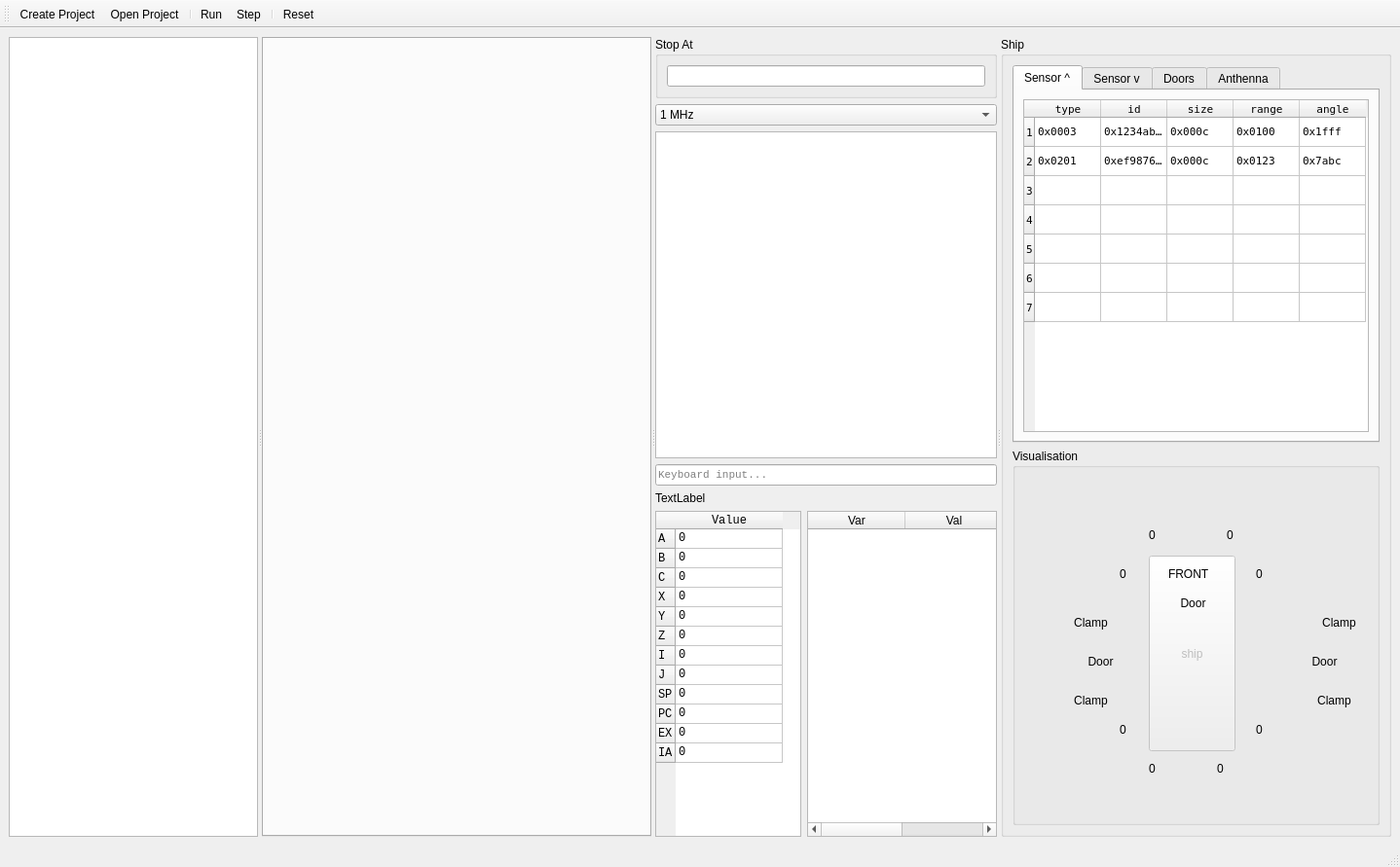
<?xml version="1.0" encoding="UTF-8"?>
<ui version="4.0">
 <class>MainWindow</class>
 <widget class="QMainWindow" name="MainWindow">
  <property name="geometry">
   <rect>
    <x>0</x>
    <y>0</y>
    <width>1438</width>
    <height>891</height>
   </rect>
  </property>
  <property name="windowTitle">
   <string>CodeSpace DevKit 1.0</string>
  </property>
  <widget class="QWidget" name="centralwidget">
   <layout class="QHBoxLayout" name="horizontalLayout">
    <item>
     <widget class="QSplitter" name="splitter">
      <property name="orientation">
       <enum>Qt::Horizontal</enum>
      </property>
      <widget class="QTreeView" name="project_view">
       <property name="sizePolicy">
        <sizepolicy hsizetype="Minimum" vsizetype="Expanding">
         <horstretch>0</horstretch>
         <verstretch>0</verstretch>
        </sizepolicy>
       </property>
       <property name="editTriggers">
        <set>QAbstractItemView::NoEditTriggers</set>
       </property>
       <property name="showDropIndicator" stdset="0">
        <bool>false</bool>
       </property>
       <property name="alternatingRowColors">
        <bool>false</bool>
       </property>
      </widget>
      <widget class="QTabWidget" name="editor_tabs">
       <property name="sizePolicy">
        <sizepolicy hsizetype="Expanding" vsizetype="Expanding">
         <horstretch>0</horstretch>
         <verstretch>0</verstretch>
        </sizepolicy>
       </property>
       <property name="minimumSize">
        <size>
         <width>400</width>
         <height>0</height>
        </size>
       </property>
       <property name="currentIndex">
        <number>-1</number>
       </property>
       <property name="tabsClosable">
        <bool>true</bool>
       </property>
      </widget>
      <widget class="QWidget" name="layoutWidget">
       <layout class="QVBoxLayout" name="verticalLayout">
        <item>
         <widget class="QGroupBox" name="horizontalGroupBox">
          <property name="title">
           <string>Stop At</string>
          </property>
          <layout class="QHBoxLayout" name="horizontalLayout_9">
           <item>
            <widget class="QLineEdit" name="stop_at"/>
           </item>
          </layout>
         </widget>
        </item>
        <item>
         <widget class="QComboBox" name="speed">
          <property name="currentIndex">
           <number>3</number>
          </property>
          <item>
           <property name="text">
            <string>1 kHz</string>
           </property>
          </item>
          <item>
           <property name="text">
            <string>10 kHz</string>
           </property>
          </item>
          <item>
           <property name="text">
            <string>100 kHz</string>
           </property>
          </item>
          <item>
           <property name="text">
            <string>1 MHz</string>
           </property>
          </item>
          <item>
           <property name="text">
            <string>10 MHz</string>
           </property>
          </item>
          <item>
           <property name="text">
            <string>100 MHz</string>
           </property>
          </item>
         </widget>
        </item>
        <item>
         <widget class="QGraphicsView" name="display"/>
        </item>
        <item>
         <widget class="QLineEdit" name="keyboard">
          <property name="font">
           <font>
            <family>Monospace</family>
            <pointsize>8</pointsize>
           </font>
          </property>
          <property name="placeholderText">
           <string>Keyboard input...</string>
          </property>
         </widget>
        </item>
        <item>
         <widget class="QLabel" name="keyboard_buffer">
          <property name="text">
           <string>TextLabel</string>
          </property>
          <property name="wordWrap">
           <bool>true</bool>
          </property>
         </widget>
        </item>
        <item>
         <layout class="QHBoxLayout" name="horizontalLayout_8">
          <item>
           <widget class="QTableWidget" name="registers">
            <property name="sizePolicy">
             <sizepolicy hsizetype="Minimum" vsizetype="Expanding">
              <horstretch>0</horstretch>
              <verstretch>0</verstretch>
             </sizepolicy>
            </property>
            <property name="minimumSize">
             <size>
              <width>0</width>
              <height>0</height>
             </size>
            </property>
            <property name="maximumSize">
             <size>
              <width>150</width>
              <height>16777215</height>
             </size>
            </property>
            <property name="font">
             <font>
              <family>Monospace</family>
              <pointsize>9</pointsize>
             </font>
            </property>
            <attribute name="horizontalHeaderMinimumSectionSize">
             <number>46</number>
            </attribute>
            <attribute name="horizontalHeaderDefaultSectionSize">
             <number>110</number>
            </attribute>
            <attribute name="verticalHeaderDefaultSectionSize">
             <number>20</number>
            </attribute>
            <row>
             <property name="text">
              <string>A</string>
             </property>
            </row>
            <row>
             <property name="text">
              <string>B</string>
             </property>
            </row>
            <row>
             <property name="text">
              <string>C</string>
             </property>
            </row>
            <row>
             <property name="text">
              <string>X</string>
             </property>
            </row>
            <row>
             <property name="text">
              <string>Y</string>
             </property>
            </row>
            <row>
             <property name="text">
              <string>Z</string>
             </property>
            </row>
            <row>
             <property name="text">
              <string>I</string>
             </property>
            </row>
            <row>
             <property name="text">
              <string>J</string>
             </property>
            </row>
            <row>
             <property name="text">
              <string>SP</string>
             </property>
            </row>
            <row>
             <property name="text">
              <string>PC</string>
             </property>
            </row>
            <row>
             <property name="text">
              <string>EX</string>
             </property>
            </row>
            <row>
             <property name="text">
              <string>IA</string>
             </property>
            </row>
            <column>
             <property name="text">
              <string>Value</string>
             </property>
            </column>
            <item row="0" column="0">
             <property name="text">
              <string>0</string>
             </property>
            </item>
            <item row="1" column="0">
             <property name="text">
              <string>0</string>
             </property>
            </item>
            <item row="2" column="0">
             <property name="text">
              <string>0</string>
             </property>
            </item>
            <item row="3" column="0">
             <property name="text">
              <string>0</string>
             </property>
            </item>
            <item row="4" column="0">
             <property name="text">
              <string>0</string>
             </property>
            </item>
            <item row="5" column="0">
             <property name="text">
              <string>0</string>
             </property>
            </item>
            <item row="6" column="0">
             <property name="text">
              <string>0</string>
             </property>
            </item>
            <item row="7" column="0">
             <property name="text">
              <string>0</string>
             </property>
            </item>
            <item row="8" column="0">
             <property name="text">
              <string>0</string>
             </property>
            </item>
            <item row="9" column="0">
             <property name="text">
              <string>0</string>
             </property>
            </item>
            <item row="10" column="0">
             <property name="text">
              <string>0</string>
             </property>
            </item>
            <item row="11" column="0">
             <property name="text">
              <string>0</string>
             </property>
            </item>
           </widget>
          </item>
          <item>
           <widget class="QTableWidget" name="variables">
            <property name="sizePolicy">
             <sizepolicy hsizetype="Maximum" vsizetype="Expanding">
              <horstretch>0</horstretch>
              <verstretch>0</verstretch>
             </sizepolicy>
            </property>
            <property name="maximumSize">
             <size>
              <width>5000</width>
              <height>16777215</height>
             </size>
            </property>
            <column>
             <property name="text">
              <string>Var</string>
             </property>
            </column>
            <column>
             <property name="text">
              <string>Val</string>
             </property>
            </column>
           </widget>
          </item>
         </layout>
        </item>
       </layout>
      </widget>
      <widget class="QGroupBox" name="groupBox_2">
       <property name="sizePolicy">
        <sizepolicy hsizetype="Fixed" vsizetype="Preferred">
         <horstretch>0</horstretch>
         <verstretch>0</verstretch>
        </sizepolicy>
       </property>
       <property name="title">
        <string>Ship</string>
       </property>
       <layout class="QVBoxLayout" name="verticalLayout_4">
        <item>
         <widget class="QTabWidget" name="tabWidget">
          <property name="enabled">
           <bool>true</bool>
          </property>
          <property name="sizePolicy">
           <sizepolicy hsizetype="Expanding" vsizetype="Minimum">
            <horstretch>0</horstretch>
            <verstretch>0</verstretch>
           </sizepolicy>
          </property>
          <property name="currentIndex">
           <number>0</number>
          </property>
          <widget class="QWidget" name="tab">
           <attribute name="title">
            <string>Sensor ^</string>
           </attribute>
           <layout class="QHBoxLayout" name="horizontalLayout_2">
            <item>
             <widget class="QTableWidget" name="contacts">
              <property name="sizePolicy">
               <sizepolicy hsizetype="Expanding" vsizetype="Expanding">
                <horstretch>0</horstretch>
                <verstretch>0</verstretch>
               </sizepolicy>
              </property>
              <property name="font">
               <font>
                <family>DejaVu Sans Mono</family>
                <pointsize>8</pointsize>
               </font>
              </property>
              <attribute name="horizontalHeaderCascadingSectionResizes">
               <bool>false</bool>
              </attribute>
              <attribute name="horizontalHeaderDefaultSectionSize">
               <number>68</number>
              </attribute>
              <row>
               <property name="text">
                <string>1</string>
               </property>
              </row>
              <row>
               <property name="text">
                <string>2</string>
               </property>
              </row>
              <row>
               <property name="text">
                <string>3</string>
               </property>
              </row>
              <row>
               <property name="text">
                <string>4</string>
               </property>
              </row>
              <row>
               <property name="text">
                <string>5</string>
               </property>
              </row>
              <row>
               <property name="text">
                <string>6</string>
               </property>
              </row>
              <row>
               <property name="text">
                <string>7</string>
               </property>
              </row>
              <column>
               <property name="text">
                <string>type</string>
               </property>
              </column>
              <column>
               <property name="text">
                <string>id</string>
               </property>
              </column>
              <column>
               <property name="text">
                <string>size</string>
               </property>
              </column>
              <column>
               <property name="text">
                <string>range</string>
               </property>
              </column>
              <column>
               <property name="text">
                <string>angle</string>
               </property>
              </column>
              <item row="0" column="0">
               <property name="text">
                <string>0x0003</string>
               </property>
              </item>
              <item row="0" column="1">
               <property name="text">
                <string>0x1234abcd</string>
               </property>
              </item>
              <item row="0" column="2">
               <property name="text">
                <string>0x000c</string>
               </property>
              </item>
              <item row="0" column="3">
               <property name="text">
                <string>0x0100</string>
               </property>
              </item>
              <item row="0" column="4">
               <property name="text">
                <string>0x1fff</string>
               </property>
              </item>
              <item row="1" column="0">
               <property name="text">
                <string>0x0201</string>
               </property>
              </item>
              <item row="1" column="1">
               <property name="text">
                <string>0xef987654</string>
               </property>
              </item>
              <item row="1" column="2">
               <property name="text">
                <string>0x000c</string>
               </property>
              </item>
              <item row="1" column="3">
               <property name="text">
                <string>0x0123</string>
               </property>
              </item>
              <item row="1" column="4">
               <property name="text">
                <string>0x7abc</string>
               </property>
              </item>
             </widget>
            </item>
           </layout>
          </widget>
          <widget class="QWidget" name="tab_2">
           <attribute name="title">
            <string>Sensor v</string>
           </attribute>
           <layout class="QHBoxLayout" name="horizontalLayout_3">
            <item>
             <widget class="QTableWidget" name="contacts_2">
              <property name="sizePolicy">
               <sizepolicy hsizetype="Expanding" vsizetype="Expanding">
                <horstretch>0</horstretch>
                <verstretch>0</verstretch>
               </sizepolicy>
              </property>
              <property name="font">
               <font>
                <family>DejaVu Sans Mono</family>
                <pointsize>8</pointsize>
               </font>
              </property>
              <attribute name="horizontalHeaderCascadingSectionResizes">
               <bool>false</bool>
              </attribute>
              <attribute name="horizontalHeaderDefaultSectionSize">
               <number>68</number>
              </attribute>
              <row>
               <property name="text">
                <string>1</string>
               </property>
              </row>
              <row>
               <property name="text">
                <string>2</string>
               </property>
              </row>
              <row>
               <property name="text">
                <string>3</string>
               </property>
              </row>
              <row>
               <property name="text">
                <string>4</string>
               </property>
              </row>
              <row>
               <property name="text">
                <string>5</string>
               </property>
              </row>
              <row>
               <property name="text">
                <string>6</string>
               </property>
              </row>
              <row>
               <property name="text">
                <string>7</string>
               </property>
              </row>
              <column>
               <property name="text">
                <string>type</string>
               </property>
              </column>
              <column>
               <property name="text">
                <string>id</string>
               </property>
              </column>
              <column>
               <property name="text">
                <string>size</string>
               </property>
              </column>
              <column>
               <property name="text">
                <string>range</string>
               </property>
              </column>
              <column>
               <property name="text">
                <string>angle</string>
               </property>
              </column>
              <item row="0" column="0">
               <property name="text">
                <string>0x0901</string>
               </property>
              </item>
              <item row="0" column="1">
               <property name="text">
                <string>0x9292abab</string>
               </property>
              </item>
              <item row="0" column="2">
               <property name="text">
                <string>0x001b</string>
               </property>
              </item>
              <item row="0" column="3">
               <property name="text">
                <string>0xbd1c</string>
               </property>
              </item>
              <item row="0" column="4">
               <property name="text">
                <string>0xffff</string>
               </property>
              </item>
              <item row="1" column="0">
               <property name="text">
                <string>0x0809</string>
               </property>
              </item>
              <item row="1" column="1">
               <property name="text">
                <string>0x87deff9a</string>
               </property>
              </item>
              <item row="1" column="2">
               <property name="text">
                <string>0x0003</string>
               </property>
              </item>
              <item row="1" column="3">
               <property name="text">
                <string>0x0fff</string>
               </property>
              </item>
              <item row="1" column="4">
               <property name="text">
                <string>0xd9c9</string>
               </property>
              </item>
             </widget>
            </item>
           </layout>
          </widget>
          <widget class="QWidget" name="tab_3">
           <property name="enabled">
            <bool>true</bool>
           </property>
           <attribute name="title">
            <string>Doors</string>
           </attribute>
           <layout class="QVBoxLayout" name="verticalLayout_2">
            <item>
             <widget class="QGroupBox" name="groupBox_3">
              <property name="title">
               <string>Cockpit door</string>
              </property>
              <layout class="QHBoxLayout" name="horizontalLayout_4">
               <item>
                <widget class="QComboBox" name="door_state_head">
                 <item>
                  <property name="text">
                   <string>Default</string>
                  </property>
                 </item>
                 <item>
                  <property name="text">
                   <string>Detected inside</string>
                  </property>
                 </item>
                 <item>
                  <property name="text">
                   <string>Detected outside</string>
                  </property>
                 </item>
                 <item>
                  <property name="text">
                   <string>Opened</string>
                  </property>
                 </item>
                </widget>
               </item>
              </layout>
             </widget>
            </item>
            <item>
             <widget class="QGroupBox" name="groupBox_4">
              <property name="title">
               <string>Left door</string>
              </property>
              <layout class="QHBoxLayout" name="horizontalLayout_5">
               <item>
                <widget class="QComboBox" name="door_state_left">
                 <item>
                  <property name="text">
                   <string>Default</string>
                  </property>
                 </item>
                 <item>
                  <property name="text">
                   <string>Detected inside</string>
                  </property>
                 </item>
                 <item>
                  <property name="text">
                   <string>Detected outside</string>
                  </property>
                 </item>
                 <item>
                  <property name="text">
                   <string>Opened</string>
                  </property>
                 </item>
                </widget>
               </item>
              </layout>
             </widget>
            </item>
            <item>
             <widget class="QGroupBox" name="groupBox_5">
              <property name="title">
               <string>Right door</string>
              </property>
              <layout class="QHBoxLayout" name="horizontalLayout_6">
               <item>
                <widget class="QComboBox" name="door_state_right">
                 <item>
                  <property name="text">
                   <string>Default</string>
                  </property>
                 </item>
                 <item>
                  <property name="text">
                   <string>Detected inside</string>
                  </property>
                 </item>
                 <item>
                  <property name="text">
                   <string>Detected outside</string>
                  </property>
                 </item>
                 <item>
                  <property name="text">
                   <string>Opened</string>
                  </property>
                 </item>
                </widget>
               </item>
              </layout>
             </widget>
            </item>
            <item>
             <spacer name="verticalSpacer">
              <property name="orientation">
               <enum>Qt::Vertical</enum>
              </property>
              <property name="sizeHint" stdset="0">
               <size>
                <width>20</width>
                <height>40</height>
               </size>
              </property>
             </spacer>
            </item>
           </layout>
          </widget>
          <widget class="QWidget" name="tab_4">
           <attribute name="title">
            <string>Anthenna</string>
           </attribute>
           <layout class="QVBoxLayout" name="verticalLayout_3">
            <item>
             <widget class="QLabel" name="label_2">
              <property name="text">
               <string>Recv buffer</string>
              </property>
             </widget>
            </item>
            <item>
             <layout class="QHBoxLayout" name="horizontalLayout_7">
              <item>
               <widget class="QLineEdit" name="recv_buffer"/>
              </item>
              <item>
               <widget class="QPushButton" name="send_msg">
                <property name="text">
                 <string>add</string>
                </property>
               </widget>
              </item>
             </layout>
            </item>
            <item>
             <widget class="QLabel" name="label_3">
              <property name="text">
               <string>Send buffer</string>
              </property>
             </widget>
            </item>
            <item>
             <widget class="QLineEdit" name="send_buffer">
              <property name="enabled">
               <bool>false</bool>
              </property>
             </widget>
            </item>
            <item>
             <spacer name="verticalSpacer_2">
              <property name="orientation">
               <enum>Qt::Vertical</enum>
              </property>
              <property name="sizeHint" stdset="0">
               <size>
                <width>20</width>
                <height>223</height>
               </size>
              </property>
             </spacer>
            </item>
           </layout>
          </widget>
         </widget>
        </item>
        <item>
         <widget class="QGroupBox" name="groupBox">
          <property name="sizePolicy">
           <sizepolicy hsizetype="Expanding" vsizetype="Preferred">
            <horstretch>0</horstretch>
            <verstretch>0</verstretch>
           </sizepolicy>
          </property>
          <property name="minimumSize">
           <size>
            <width>377</width>
            <height>0</height>
           </size>
          </property>
          <property name="maximumSize">
           <size>
            <width>16777215</width>
            <height>16777215</height>
           </size>
          </property>
          <property name="title">
           <string>Visualisation</string>
          </property>
          <widget class="QPushButton" name="shipIcon">
           <property name="enabled">
            <bool>false</bool>
           </property>
           <property name="geometry">
            <rect>
             <x>140</x>
             <y>110</y>
             <width>89</width>
             <height>201</height>
            </rect>
           </property>
           <property name="text">
            <string>ship</string>
           </property>
          </widget>
          <widget class="QLabel" name="thruster0">
           <property name="geometry">
            <rect>
             <x>140</x>
             <y>320</y>
             <width>67</width>
             <height>17</height>
            </rect>
           </property>
           <property name="text">
            <string>0</string>
           </property>
          </widget>
          <widget class="QLabel" name="thruster1">
           <property name="geometry">
            <rect>
             <x>210</x>
             <y>320</y>
             <width>67</width>
             <height>17</height>
            </rect>
           </property>
           <property name="text">
            <string>0</string>
           </property>
          </widget>
          <widget class="QLabel" name="thruster2">
           <property name="geometry">
            <rect>
             <x>140</x>
             <y>80</y>
             <width>67</width>
             <height>17</height>
            </rect>
           </property>
           <property name="text">
            <string>0</string>
           </property>
          </widget>
          <widget class="QLabel" name="thruster3">
           <property name="geometry">
            <rect>
             <x>220</x>
             <y>80</y>
             <width>67</width>
             <height>17</height>
            </rect>
           </property>
           <property name="text">
            <string>0</string>
           </property>
          </widget>
          <widget class="QLabel" name="thruster4">
           <property name="geometry">
            <rect>
             <x>110</x>
             <y>120</y>
             <width>67</width>
             <height>17</height>
            </rect>
           </property>
           <property name="text">
            <string>0</string>
           </property>
          </widget>
          <widget class="QLabel" name="thruster5">
           <property name="geometry">
            <rect>
             <x>110</x>
             <y>280</y>
             <width>67</width>
             <height>17</height>
            </rect>
           </property>
           <property name="text">
            <string>0</string>
           </property>
          </widget>
          <widget class="QLabel" name="thruster6">
           <property name="geometry">
            <rect>
             <x>250</x>
             <y>120</y>
             <width>67</width>
             <height>17</height>
            </rect>
           </property>
           <property name="text">
            <string>0</string>
           </property>
          </widget>
          <widget class="QLabel" name="thruster7">
           <property name="geometry">
            <rect>
             <x>250</x>
             <y>280</y>
             <width>67</width>
             <height>17</height>
            </rect>
           </property>
           <property name="text">
            <string>0</string>
           </property>
          </widget>
          <widget class="QLabel" name="door_left">
           <property name="geometry">
            <rect>
             <x>0</x>
             <y>210</y>
             <width>181</width>
             <height>17</height>
            </rect>
           </property>
           <property name="text">
            <string>Door</string>
           </property>
           <property name="alignment">
            <set>Qt::AlignCenter</set>
           </property>
          </widget>
          <widget class="QLabel" name="door_right">
           <property name="geometry">
            <rect>
             <x>210</x>
             <y>210</y>
             <width>221</width>
             <height>17</height>
            </rect>
           </property>
           <property name="text">
            <string>Door</string>
           </property>
           <property name="alignment">
            <set>Qt::AlignCenter</set>
           </property>
          </widget>
          <widget class="QLabel" name="clamp_l_u">
           <property name="geometry">
            <rect>
             <x>-10</x>
             <y>170</y>
             <width>181</width>
             <height>17</height>
            </rect>
           </property>
           <property name="text">
            <string>Clamp</string>
           </property>
           <property name="alignment">
            <set>Qt::AlignCenter</set>
           </property>
          </widget>
          <widget class="QLabel" name="door_head">
           <property name="geometry">
            <rect>
             <x>50</x>
             <y>150</y>
             <width>271</width>
             <height>17</height>
            </rect>
           </property>
           <property name="text">
            <string>Door</string>
           </property>
           <property name="alignment">
            <set>Qt::AlignCenter</set>
           </property>
          </widget>
          <widget class="QLabel" name="clamp_l_d">
           <property name="geometry">
            <rect>
             <x>-10</x>
             <y>250</y>
             <width>181</width>
             <height>17</height>
            </rect>
           </property>
           <property name="text">
            <string>Clamp</string>
           </property>
           <property name="alignment">
            <set>Qt::AlignCenter</set>
           </property>
          </widget>
          <widget class="QLabel" name="clamp_r_u">
           <property name="geometry">
            <rect>
             <x>230</x>
             <y>170</y>
             <width>211</width>
             <height>17</height>
            </rect>
           </property>
           <property name="text">
            <string>Clamp</string>
           </property>
           <property name="alignment">
            <set>Qt::AlignCenter</set>
           </property>
          </widget>
          <widget class="QLabel" name="clamp_r_d">
           <property name="geometry">
            <rect>
             <x>230</x>
             <y>250</y>
             <width>201</width>
             <height>17</height>
            </rect>
           </property>
           <property name="text">
            <string>Clamp</string>
           </property>
           <property name="alignment">
            <set>Qt::AlignCenter</set>
           </property>
          </widget>
          <widget class="QLabel" name="label">
           <property name="geometry">
            <rect>
             <x>160</x>
             <y>120</y>
             <width>67</width>
             <height>17</height>
            </rect>
           </property>
           <property name="text">
            <string>FRONT</string>
           </property>
          </widget>
         </widget>
        </item>
       </layout>
      </widget>
     </widget>
    </item>
   </layout>
  </widget>
  <widget class="QMenuBar" name="menubar">
   <property name="geometry">
    <rect>
     <x>0</x>
     <y>0</y>
     <width>1438</width>
     <height>22</height>
    </rect>
   </property>
  </widget>
  <widget class="QStatusBar" name="statusbar"/>
  <widget class="QToolBar" name="toolBar">
   <property name="windowTitle">
    <string>toolBar</string>
   </property>
   <attribute name="toolBarArea">
    <enum>TopToolBarArea</enum>
   </attribute>
   <attribute name="toolBarBreak">
    <bool>false</bool>
   </attribute>
   <addaction name="actionCreateProject"/>
   <addaction name="actionOpenBinFile"/>
   <addaction name="separator"/>
   <addaction name="actionRun"/>
   <addaction name="actionStep"/>
   <addaction name="separator"/>
   <addaction name="actionReset"/>
  </widget>
  <action name="actionOpenBinFile">
   <property name="text">
    <string>Open Project</string>
   </property>
  </action>
  <action name="actionRun">
   <property name="text">
    <string>Run</string>
   </property>
  </action>
  <action name="actionStep">
   <property name="text">
    <string>Step</string>
   </property>
  </action>
  <action name="actionReset">
   <property name="text">
    <string>Reset</string>
   </property>
  </action>
  <action name="actionCreateProject">
   <property name="text">
    <string>Create Project</string>
   </property>
  </action>
 </widget>
 <resources/>
 <connections/>
</ui>
